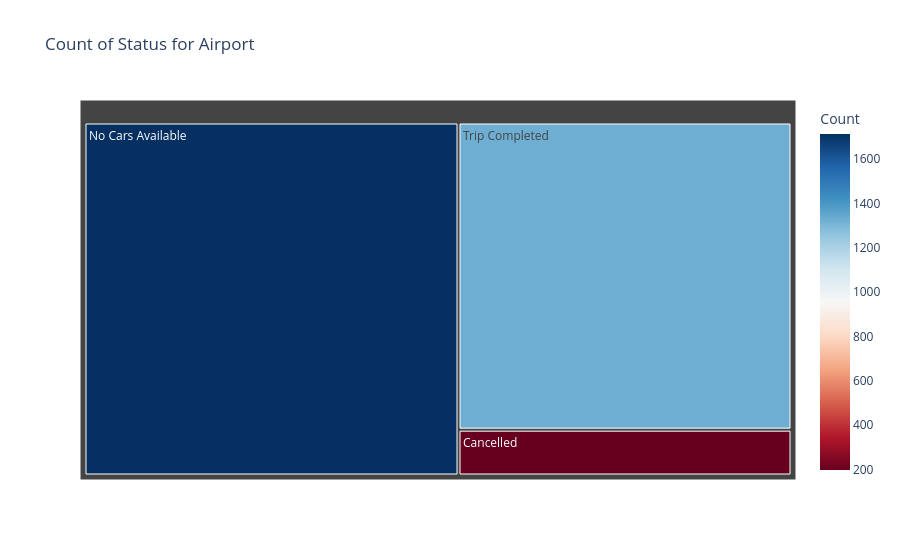

Notebook source saved alongside this figure:
### Markdown cell above
## Chart - 6

### Code cell
# Chart Visualization Codes
plt.style.use("dark_background")
md.columns = md.columns.str.strip()  # Removes the unnecessary spaces inside the columns
airport_df = md[md["Pickup point"].str.strip() == "Airport"] # Filtering out the unnecessary spaces for airport pickup point

# Group by status and count
type_count = airport_df["Status"].value_counts().reset_index()
type_count.columns = ["Status", "Count"]

# Create the treemap
fig = px.treemap(type_count,
                 path = ["Status"],
                 values = "Count",
                 title = "Count of Status for Airport",
                 color = "Count",
                 color_continuous_scale = "RdBu")
# Show the plot
fig.show()

### Figure 1 — Plotly figure (JSON) as saved in the notebook; plotly's stock layout.template omitted (floating-point values rounded to 4 significant figures)
{"data": [{"branchvalues": "total", "customdata": [[198], [1713], [1327]], "domain": {"x": [0, 1], "y": [0, 1]}, "hovertemplate": "labels=%{label}<br>Count_sum=%{value}<br>parent=%{parent}<br>id=%{id}<br>Count=%{color}<extra></extra>", "ids": ["Cancelled", "No Cars Available", "Trip Completed"], "labels": ["Cancelled", "No Cars Available", "Trip Completed"], "marker": {"coloraxis": "coloraxis", "colors": [198, 1713, 1327]}, "name": "", "parents": ["", "", ""], "type": "treemap", "values": [198, 1713, 1327]}], "layout": {"autosize": true, "coloraxis": {"colorbar": {"title": {"text": "Count"}}, "colorscale": [[0, "rgb(103,0,31)"], [0.1, "rgb(178,24,43)"], [0.2, "rgb(214,96,77)"], [0.3, "rgb(244,165,130)"], [0.4, "rgb(253,219,199)"], [0.5, "rgb(247,247,247)"], [0.6, "rgb(209,229,240)"], [0.7, "rgb(146,197,222)"], [0.8, "rgb(67,147,195)"], [0.9, "rgb(33,102,172)"], [1, "rgb(5,48,97)"]]}, "legend": {"tracegroupgap": 0}, "title": {"text": "Count of Status for Airport"}}}
